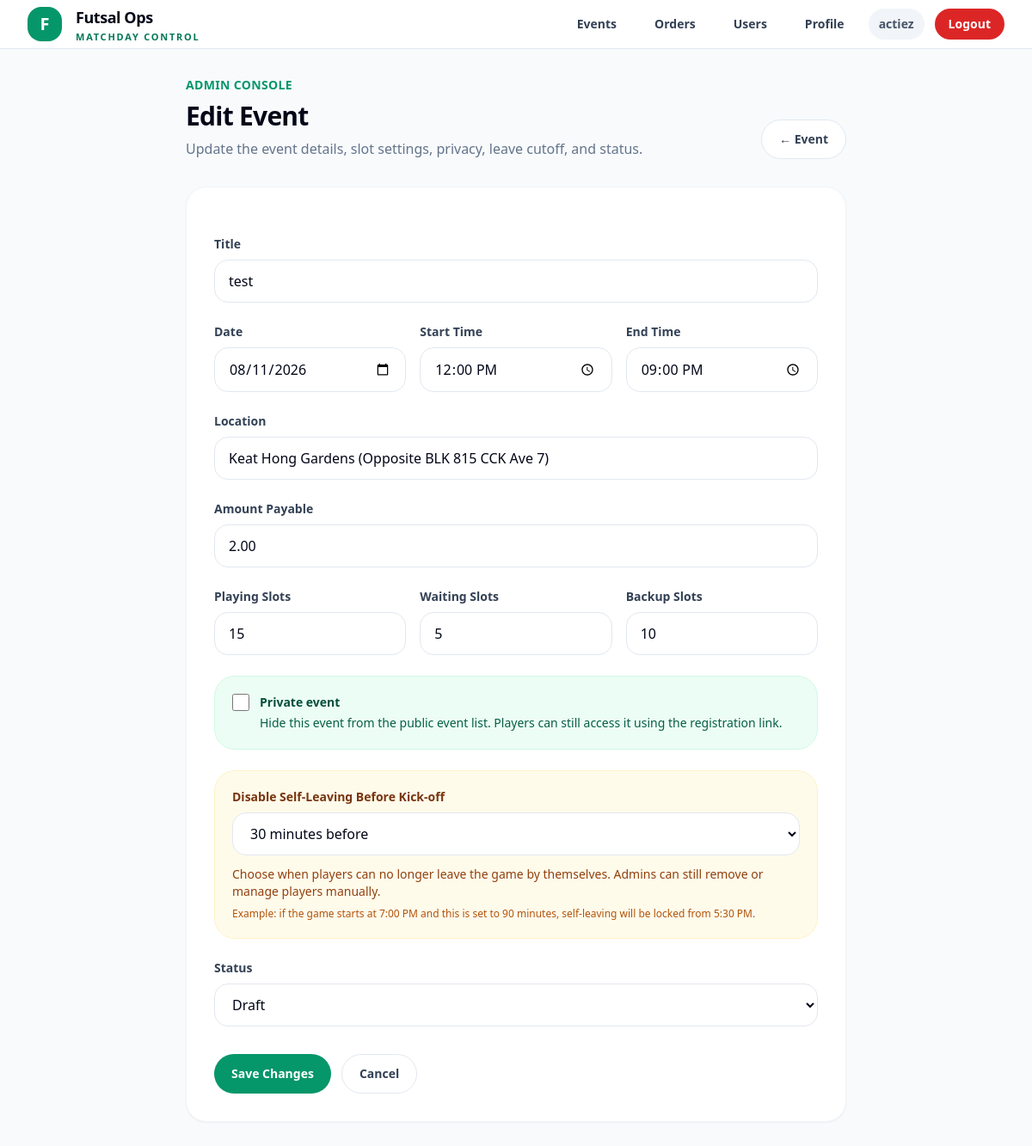
The page /events/18/edit/ (signed in) on the database its author committed.
### accounts/models.py (models this page shows)
class User(AbstractUser):
    ROLE_USER = "user"
    ROLE_ADMIN = "admin"
    ROLE_SUPERADMIN = "superadmin"
    ROLE_CHOICES = [
        (ROLE_USER, "User"),
        (ROLE_ADMIN, "Admin"),
        (ROLE_SUPERADMIN, "Superadmin"),
    ]
    PLAYER_NEW = "new"
    PLAYER_REGULAR = "regular"
    PLAYER_CORE = "core"
    PLAYER_NAUGHTY = "naughty"
    PLAYER_TYPE_CHOICES = [
        (PLAYER_NEW, "New"),
        (PLAYER_REGULAR, "Regular"),
        (PLAYER_CORE, "Core"),
        (PLAYER_NAUGHTY, "Naughty"),
    ]
    role = models.CharField(max_length=20, choices=ROLE_CHOICES, default=ROLE_USER)
    player_type = models.CharField(max_length=20, choices=PLAYER_TYPE_CHOICES, default=PLAYER_NEW)
    mobile_number = models.CharField(max_length=30, blank=True)
    games_played_count = models.PositiveIntegerField(default=0)
    email_verified = models.BooleanField(default=False)
    admin_notes = models.TextField(blank=True, default="")
    def is_admin_level(self):
        return self.is_authenticated and (
            self.is_superuser or self.role in {self.ROLE_ADMIN, self.ROLE_SUPERADMIN}
        )
    def is_superadmin_level(self):
        return self.is_authenticated and (
            self.is_superuser or self.role == self.ROLE_SUPERADMIN
        )

### events/models.py (models this page shows, shortened)
class Event(models.Model):
    STATUS_DRAFT = "draft"
    STATUS_OPEN = "open"
    STATUS_FINALIZED = "finalized"
    STATUS_COMPLETED = "completed"
    STATUS_CANCELLED = "cancelled"
    STATUS_CHOICES = [
        (STATUS_DRAFT, "Draft"),
        (STATUS_OPEN, "Open"),
        (STATUS_FINALIZED, "Finalized"),
        (STATUS_COMPLETED, "Completed"),
        (STATUS_CANCELLED, "Cancelled"),
    ]
    LEAVE_CUTOFF_CHOICES = [
        (None, "No cutoff"),
        (30, "30 minutes before"),
        (60, "60 minutes before"),
        (90, "90 minutes before"),
        (120, "120 minutes before"),
        (150, "150 minutes before"),
        (180, "180 minutes before"),
    ]
    registration_token = models.UUIDField(
        default=uuid.uuid4,
        unique=True,
        editable=False,
    )
    event_code = models.CharField(
        max_length=20,
        unique=True,
        default=generate_event_code,
        editable=False,
    )
    title = models.CharField(max_length=255)
    start_datetime = models.DateTimeField()
    end_datetime = models.DateTimeField()
    location = models.CharField(max_length=255)
    amount_payable = models.DecimalField(max_digits=8, decimal_places=2)
    playing_slots = models.PositiveIntegerField(default=15)
    waiting_slots = models.PositiveIntegerField(default=5)
    backup_slots = models.PositiveIntegerField(default=3)
    is_private = models.BooleanField(
        default=False,
        help_text="Private events are hidden from the public event list but accessible by registration link.",
    )
    leave_cutoff_minutes = models.PositiveIntegerField(
        null=True,
        blank=True,
        choices=LEAVE_CUTOFF_CHOICES,
        help_text="Players cannot self-leave after this cutoff before kick-off.",
    )
    status = models.CharField(
        max_length=20,
        choices=STATUS_CHOICES,
        default=STATUS_DRAFT,
    )
    created_by = models.ForeignKey(
        settings.AUTH_USER_MODEL,
        on_delete=models.SET_NULL,
        null=True,
        related_name="created_events",
    )
    created_at = models.DateTimeField(auto_now_add=True)
    updated_at = models.DateTimeField(auto_now=True)
    class Meta:
        ordering = ["start_datetime"]

### events/views.py (the view, shortened to what this page needs)
# urls.py: path("<int:pk>/edit/", EventUpdateView.as_view(), name="event_edit"),
class EventUpdateView(AdminRequiredMixin, UpdateView):
    model = Event
    form_class = EventForm
    template_name = "events/edit.html"

### core/mixins.py (called while the page is built)
    def dispatch(self, request, *args, **kwargs):
        if not request.user.is_authenticated:
            return redirect("login")
        if not request.user.is_admin_level():
            return redirect("player_home")
        return super().dispatch(request, *args, **kwargs)

### templates/events/edit.html (shortened to what this page needs)
{% extends "base.html" %}
{% block content %}
<div class="max-w-3xl mx-auto space-y-8">
    <div class="flex flex-col md:flex-row md:items-end md:justify-between gap-5">
        <div>
            <p class="text-sm font-bold text-emerald-600 uppercase tracking-wide">
                Admin Console
            </p>
            <h1 class="mt-2 text-3xl font-black tracking-tight text-slate-950">
                Edit Event
            </h1>
            <p class="mt-2 text-slate-500">
                Update the event details, slot settings, privacy, leave cutoff, and status.
            </p>
        </div>
        <a href="{% url 'event_detail' event.pk %}"
           class="inline-flex items-center justify-center px-5 py-3 rounded-full border border-slate-200 bg-white text-slate-700 text-sm font-bold hover:bg-slate-50">
            ← Event
        </a>
    </div>
    <div class="bg-white rounded-3xl border border-slate-100 shadow-sm p-6 md:p-8">
        <form method="post" class="space-y-6">
            <div>
                <label class="block text-sm font-bold text-slate-700 mb-2">Title</label>
                {{ form.title }}
            </div>
            <div class="grid grid-cols-1 md:grid-cols-3 gap-4">
                <div>
                    <label class="block text-sm font-bold text-slate-700 mb-2">Date</label>
                    {{ form.event_date }}
                </div>
                <div>
                    <label class="block text-sm font-bold text-slate-700 mb-2">Start Time</label>
                    {{ form.start_time }}
                </div>
                <div>
                    <label class="block text-sm font-bold text-slate-700 mb-2">End Time</label>
                    {{ form.end_time }}
                </div>
            </div>
            <div>
                <label class="block text-sm font-bold text-slate-700 mb-2">Location</label>
                {{ form.location }}
            </div>
            <div>
                <label class="block text-sm font-bold text-slate-700 mb-2">Amount Payable</label>
                {{ form.amount_payable }}
            </div>
            <div class="grid grid-cols-1 md:grid-cols-3 gap-4">
                <div>
                    <label class="block text-sm font-bold text-slate-700 mb-2">Playing Slots</label>
                    {{ form.playing_slots }}
                </div>
                <div>
                    <label class="block text-sm font-bold text-slate-700 mb-2">Waiting Slots</label>
                    {{ form.waiting_slots }}
                </div>
                <div>
                    <label class="block text-sm font-bold text-slate-700 mb-2">Backup Slots</label>
                    {{ form.backup_slots }}
                </div>
            </div>
            <div class="rounded-3xl border border-emerald-100 bg-emerald-50 p-5">
                <label class="flex items-start gap-3">
                    {{ form.is_private }}
                    <div>
                        <div class="text-sm font-black text-emerald-900">Private event</div>
                        <p class="text-sm text-emerald-800 mt-1">
                            Hide this event from the public event list. Players can still access it using the registration link.
                        </p>
                    </div>
                </label>
            </div>
            <div class="rounded-3xl border border-amber-100 bg-amber-50 p-5">
                <label class="block text-sm font-black text-amber-900 mb-2">
                    Disable Self-Leaving Before Kick-off
                </label>
                {{ form.leave_cutoff_minutes }}
                <p class="text-sm text-amber-800 mt-3">
                    Choose when players can no longer leave the game by themselves.
                    Admins can still remove or manage players manually.
                </p>
                <p class="text-xs text-amber-700 mt-2">
                    Example: if the game starts at 7:00 PM and this is set to 90 minutes,
                    self-leaving will be locked from 5:30 PM.
                </p>
            </div>
            <div>
                <label class="block text-sm font-bold text-slate-700 mb-2">Status</label>
                {{ form.status }}
            </div>
            <div class="flex flex-col sm:flex-row gap-3 pt-2">
                <button type="submit"
                    class="inline-flex items-center justify-center px-5 py-3 rounded-full bg-emerald-600 text-white text-sm font-bold hover:bg-emerald-700">
                    Save Changes
                </button>
                <a href="{% url 'event_detail' event.pk %}"
                   class="inline-flex items-center justify-center px-5 py-3 rounded-full border border-slate-200 bg-white text-slate-700 text-sm font-bold hover:bg-slate-50">
                    Cancel
                </a>
            </div>
        </form>
    </div>
</div>
{% endblock %}

### templates/base.html (shortened to what this page needs)
<!DOCTYPE html>
<html>
<head>
    <script src="https://cdn.tailwindcss.com"></script>
</head>
<body class="min-h-screen bg-slate-50 text-slate-950">
    <header class="sticky top-0 z-40 border-b border-slate-200 bg-white/95 backdrop-blur">
        <div class="max-w-7xl mx-auto px-4 sm:px-6 lg:px-8">
            <div class="h-14 flex items-center justify-between gap-6">
                <a href="/" class="flex items-center gap-4">
                    <div class="h-10 w-10 rounded-2xl bg-emerald-600 text-white flex items-center justify-center text-xl font-black shadow-sm">
                        F
                    </div>
                    <div class="leading-tight">
                        <div class="text-lg font-black tracking-tight text-slate-950">
                            Futsal Ops
                        </div>
                        <div class="text-[11px] uppercase tracking-[0.16em] text-emerald-700 font-bold mt-0.5">
                            Matchday Control
                        </div>
                    </div>
                </a>
                <div class="flex items-center gap-2 sm:gap-3">
                    {% if request.user.is_authenticated %}
                        {% if request.user.is_admin_level %}
                            <a href="{% url 'event_list' %}"
                               class="hidden sm:inline-flex items-center px-4 py-2 rounded-full text-sm font-semibold text-slate-700 hover:bg-emerald-50 hover:text-emerald-700">
                                Events
                            </a>
                            <a href="{% url 'standing_order_list' %}"
                               class="hidden sm:inline-flex items-center px-4 py-2 rounded-full text-sm font-semibold text-slate-700 hover:bg-emerald-50 hover:text-emerald-700">
                                Orders
                            </a>
                        {% endif %}
                        {% if request.user.is_superadmin_level %}
                            <a href="{% url 'user_list' %}"
                               class="hidden sm:inline-flex items-center px-4 py-2 rounded-full text-sm font-semibold text-slate-700 hover:bg-emerald-50 hover:text-emerald-700">
                                Users
                            </a>
                        {% endif %}
                        <a href="{% url 'profile' %}"
                           class="inline-flex items-center px-4 py-2 rounded-full text-sm font-semibold text-slate-700 hover:bg-emerald-50 hover:text-emerald-700">
                            Profile
                        </a>
                        <div class="hidden md:inline-flex items-center px-3 py-2 rounded-full bg-slate-100 text-sm font-semibold text-slate-600">
                            {{ request.user.username }}
                        </div>
                        <form method="post" action="/logout/">
                            <button type="submit"
                                class="inline-flex items-center px-4 py-2 rounded-full text-sm font-semibold bg-red-600 text-white hover:bg-red-700">
                                Logout
                            </button>
                        </form>
                    {% else %}
                        <a href="/login/"
                           class="inline-flex items-center px-5 py-2.5 rounded-full text-sm font-semibold bg-emerald-600 text-white hover:bg-emerald-700">
                            Login
                        </a>
                    {% endif %}
                </div>
            </div>
        </div>
    </header>
    <main class="max-w-7xl mx-auto px-4 sm:px-6 lg:px-8 py-8">
        {% block content %}{% endblock %}
    </main>
</body>
</html>

### rows shown on the page
User: user.username "actiez"
Event: title "test", location "Keat Hong Gardens (Opposite BLK 815 CCK Ave 7)", amount_payable "2.00", playing_slots "15", waiting_slots "5", backup_slots "10", leave_cutoff_minutes "30 minutes before", status "Draft"
